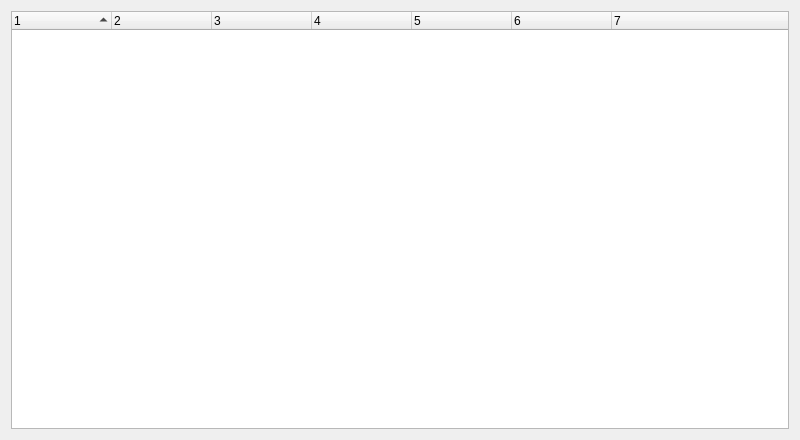
<?xml version="1.0" encoding="UTF-8"?>
<ui version="4.0">
 <class>Form</class>
 <widget class="QWidget" name="Form">
  <property name="geometry">
   <rect>
    <x>0</x>
    <y>0</y>
    <width>800</width>
    <height>440</height>
   </rect>
  </property>
  <property name="windowTitle">
   <string>Form</string>
  </property>
  <layout class="QVBoxLayout" name="verticalLayout">
   <item>
    <widget class="QTreeWidget" name="_block_tree">
     <property name="sortingEnabled">
      <bool>true</bool>
     </property>
     <property name="columnCount">
      <number>7</number>
     </property>
     <attribute name="headerDefaultSectionSize">
      <number>100</number>
     </attribute>
     <attribute name="headerHighlightSections">
      <bool>false</bool>
     </attribute>
     <attribute name="headerShowSortIndicator" stdset="0">
      <bool>true</bool>
     </attribute>
     <column>
      <property name="text">
       <string notr="true">1</string>
      </property>
     </column>
     <column>
      <property name="text">
       <string notr="true">2</string>
      </property>
     </column>
     <column>
      <property name="text">
       <string notr="true">3</string>
      </property>
     </column>
     <column>
      <property name="text">
       <string notr="true">4</string>
      </property>
     </column>
     <column>
      <property name="text">
       <string>5</string>
      </property>
     </column>
     <column>
      <property name="text">
       <string>6</string>
      </property>
     </column>
     <column>
      <property name="text">
       <string>7</string>
      </property>
     </column>
    </widget>
   </item>
  </layout>
 </widget>
 <resources/>
 <connections/>
</ui>
